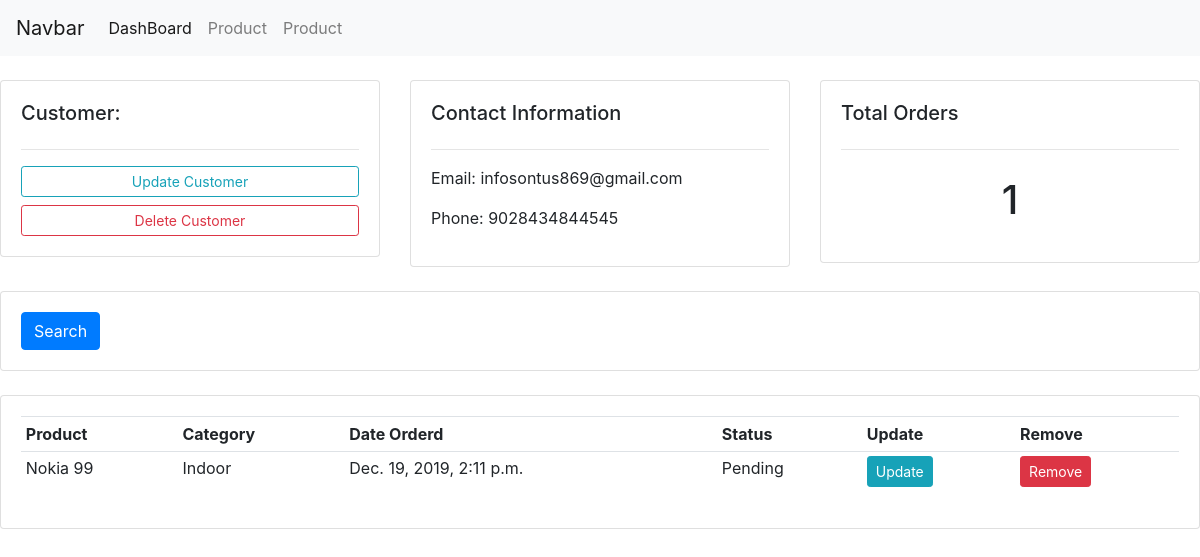
The app's page /customer/1/ with its own data.
### ecommerceapp/models.py (models this page shows, shortened)
class customer(models.Model):
    name = models.CharField(max_length=200, null=True)
    phone = models.CharField(max_length=200, null=True)
    email = models.CharField(max_length=200, null=True)
    address = models.TextField(blank=True)
    created_date = models.DateTimeField(auto_now_add=True, null=True)

class Order(models.Model):
    STATUS = (
    ('Pending', 'Pending'),
    ('Out of Delivery', 'Out of Delivery'),
    ('Delivered', 'Delivered'),
    )
    customer = models.ForeignKey(customer, null=True, on_delete= models.SET_NULL)
    product = models.ForeignKey(product, null=True, on_delete = models.SET_NULL)
    date_created = models.DateTimeField(auto_now_add=True, null=True)
    status = models.CharField(max_length=200, null=True, choices=STATUS)

class product(models.Model):
    CATEGORY = (
     ('Indoor', 'Indoor'),
     ('Out of Door', 'Out of Door'),
    )
    product_name = models.CharField(max_length=200, null=True)
    product_price = models.FloatField(null=True)
    category = models.CharField(max_length=200, null=True, choices=CATEGORY)
    description = models.CharField(max_length=200, blank=True)
    date_created = models.DateTimeField(auto_now_add=True, null=True)
    tags = models.ManyToManyField(Tag)

### ecommerceapp/views.py (the view)
# urls.py: path('customer/<str:pk>/', views.customers, name='customers'),
def customers(request, pk):
    Customers = customer.objects.get(id=pk)
    orders = Customers.order_set.all()
    order_count = orders.count()
    context = { 'Customers': Customers, 'orders':orders, 'order_count':order_count }
    return render(request, 'product/customer.html', context)

### ecommerceapp/templates/product/customer.html
{% extends 'product/base.html' %}
{% block body %}
	<br>
<div class="row">
	<div class="col-md">
		<div class="card card-body">
			<h5>Customer:</h5>
			<hr>
			<a class="btn btn-outline-info  btn-sm btn-block" href="">Update Customer</a>
			<a class="btn btn-outline-danger  btn-sm btn-block" href="">Delete Customer</a>
		</div>
	</div>
	<div class="col-md">
		<div class="card card-body">
			<h5>Contact Information</h5>
			<hr>
			<p>Email: {{Customers.email}}</p>
			<p>Phone: {{Customers.phone}}</p>
		</div>
	</div>
	<div class="col-md">
		<div class="card card-body">
			<h5>Total Orders</h5>
			<hr>
			<h1 style="text-align: center;padding: 10px">{{order_count}}</h1>
		</div>
	</div>
</div>
<br>
<div class="row">
	<div class="col">
		<div class="card card-body">
			<form method="get">
		    <button class="btn btn-primary" type="submit">Search</button>
		  </form>
		</div>
	</div>
</div>
<br>
<div class="row">
	<div class="col-md">
		<div class="card card-body">
			<table class="table table-sm">
				<tr>
					<th>Product</th>
					<th>Category</th>
					<th>Date Orderd</th>
					<th>Status</th>
					<th>Update</th>
					<th>Remove</th>
				</tr>
				{% for order in orders %}
				<tr>
					<td>{{order.product.product_name}}</td>
					<td>{{order.product.category}}</td>
					<td>{{order.date_created}}</td>
					<td>{{order.status}}</td>
					<td><a class="btn btn-sm btn-info" href="">Update</a></td>
					<td><a class="btn btn-sm btn-danger" href="">Remove</a></td>
				</tr>
				{% endfor %}
			</table>
		</div>
	</div>
</div>
{% endblock %}

### ecommerceapp/static/css/style.css (style rules this page uses)
* { margin: 0; padding: 0; }

### records on screen
customer: email "infosontus869@gmail.com", phone "9028434844545"
Order: product.product_name "Nokia 99", product.category "Indoor", date_created "Dec. 19, 2019, 2:11 p.m.", status "Pending"

### other values on screen
{{ order_count }} "1"
